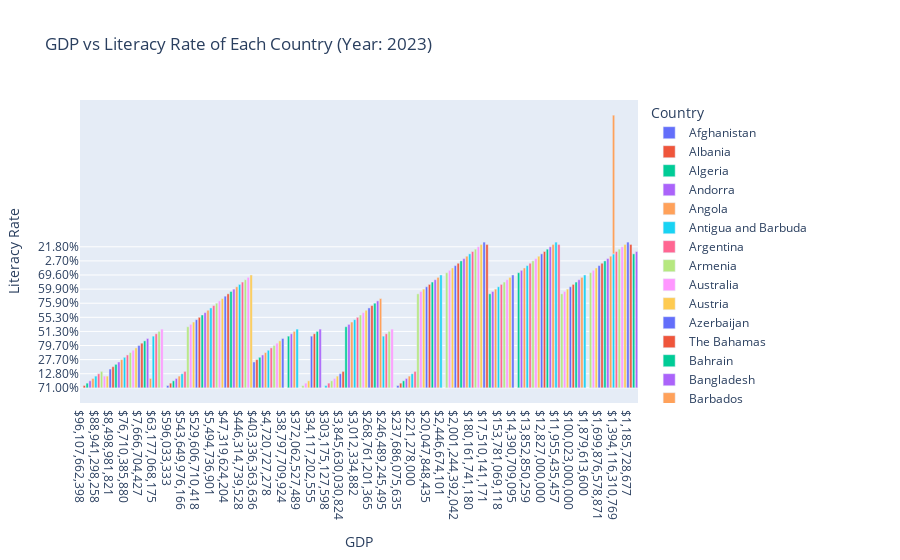

Notebook source saved alongside this figure:
### Code cell
#11. Plot the GDP and Literacy rate of the each country (Year : 2021)
import plotly.express as px

# Filter data for the year 2021
df_2023 = df[df['Year'] == 2021]
df = pd.read_csv('world_literacy_data_2021_2023.csv') # iris is a pandas DataFrame
fig = px.bar(df_2023, x="GDP", y="Literacy Rate", color='Country',
                                 title='GDP vs Literacy Rate of Each Country (Year: 2023)')


fig.update_layout(
    xaxis_title='GDP',
    yaxis_title='Literacy Rate',
    legend_title='Country'
)
fig.show()
